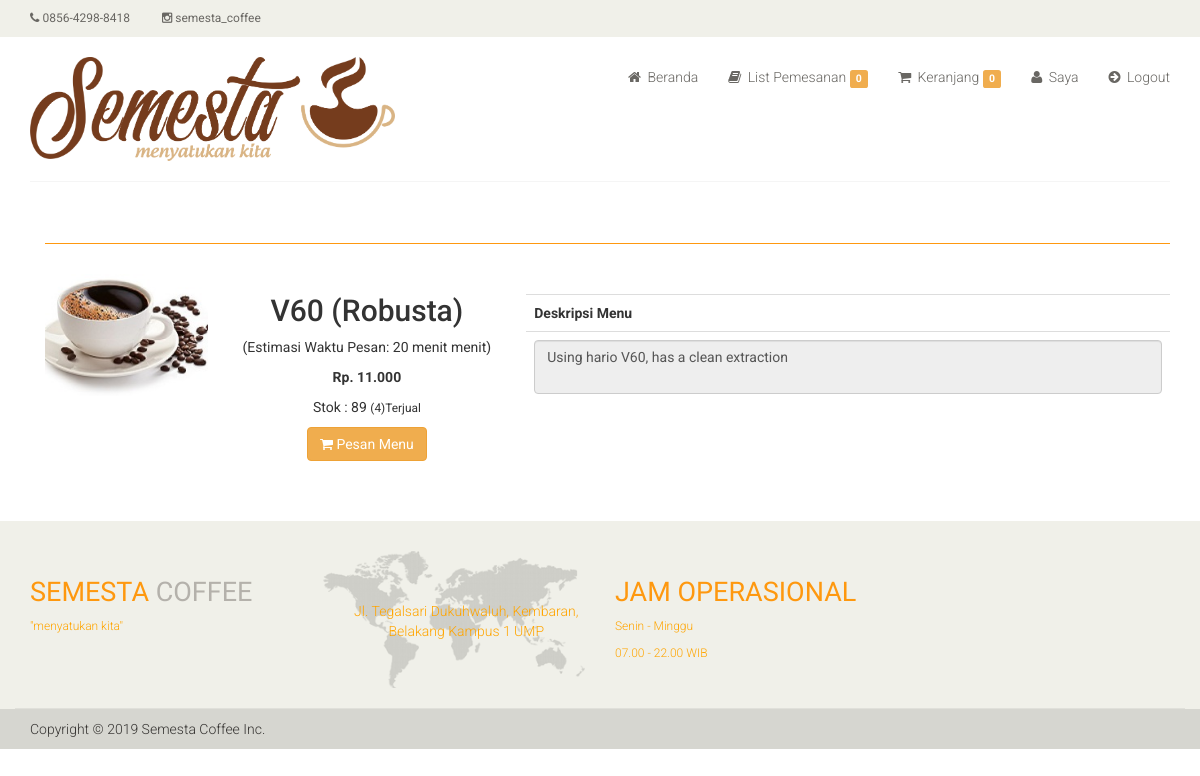
Screenshot of /ee11cbb19052e40b07aac0ca060c23ee/index.php?i=detail-barang&id=9 (signed in) with the database file from the repository.
### tables this page shows
CREATE TABLE `m_barang` (
  `brg_id` int(11) NOT NULL AUTO_INCREMENT,
  `judul` varchar(100) NOT NULL,
  `estimasi_menu` varchar(255) NOT NULL,
  `penerbit_id` int(11) DEFAULT NULL,
  `thn_terbit` varchar(100) DEFAULT NULL,
  `kota_terbit` varchar(100) DEFAULT NULL,
  `stok` int(11) NOT NULL,
  `jenis_id` int(11) DEFAULT NULL,
  `kategori_id` int(11) NOT NULL,
  `kategoriacc_id` int(11) DEFAULT NULL,
  `penulis_id` int(11) DEFAULT NULL,
  `harga_beli` int(11) NOT NULL,
  `harga_jual` int(11) NOT NULL,
  `jml_terjual` int(11) NOT NULL,
  `diskon` double(8,2) NOT NULL,
  `berat` double(8,2) DEFAULT NULL,
  `jml_halaman` int(11) DEFAULT NULL,
  `image` varchar(100) NOT NULL,
  `deskripsi` varchar(1000) NOT NULL,
  PRIMARY KEY (`brg_id`)
);

### ee11cbb19052e40b07aac0ca060c23ee/dtl_barang.php (the view, shortened to what this page needs)
<section>
	<div class="container">
		<div class="row">
			<?php
			$sbuku = mysqli_query($koneksi, "SELECT * FROM m_barang a
								  			 LEFT OUTER JOIN l_kategori b on a.kategori_id = b.kategori_id
								  			 LEFT OUTER JOIN l_penerbit c on a.penerbit_id = c.penerbit_id
								  			 LEFT OUTER JOIN l_penulis d on a.penulis_id = d.penulis_id
											 WHERE brg_id = '$_GET[id]'");
			$hbuku = mysqli_fetch_array($sbuku);
			?>
			<div class="col-sm-12 padding-right">
				<div class="category-tab">
					<div class="col-sm-12">
						<ul class="nav nav-tabs">
						</ul>
					</div>
					<div class="tab-content">
						<div class="tab-pane fade active in">
							<div class="col-sm-2">
								<div class="">
									<div class="single-products">
										<div class="productinfo text-right">
											<img class="img img-responsive" src="../<?php echo md5('admin') ?>/dist/img/buku/<?php echo $hbuku['image'] ?>" style="align-content: center;" />
										</div>
									</div>
								</div>
							</div>
							<div class="col-sm-3">
								<div class="">
									<div class="single-products">
										<div class="text-center">
											<h2><?php echo $hbuku['judul'] ?></h2>
											<p>(Estimasi Waktu Pesan: <?php echo $hbuku['estimasi_menu'] ?> menit)</p>
											<?php
											$diskon = $hbuku['diskon'] / 100;
											if ($diskon > 0) {
												$harga = $hbuku['harga_jual'] * $diskon;
												$hrg = $hbuku['harga_jual'] - $harga;
												?>
												<font style="color:red"><b>Rp. <strike><?php echo number_format($hbuku['harga_jual'], 0, ",", ".") ?></strike></b></font>
												<font>&nbsp;&nbsp;</font>
												<font><b> Rp. <?php echo number_format($hrg, 0, ",", ".") ?></b></font>
												<p></p>
											<?php
											} else {
												?>
												<p><b>Rp. <?php echo number_format($hbuku['harga_jual'], 0, ",", ".") ?></b></p>
											<?php
											}
											?>
											<p>Stok : <?php echo $hbuku['stok'] ?> <small>(<?php echo $hbuku['jml_terjual'] ?>)Terjual</small></p>
											<a href="?i=<?php echo md5('beli') ?>&idbrg=<?php echo $hbuku['brg_id'] ?>" class="btn btn-warning" <?php if ($hbuku['stok'] == 0) {
																																					echo "disabled";
																																				} else {
																																					echo "";
																																				} ?>><i class="fa fa-shopping-cart"></i>
												<?php if ($hbuku['stok'] == 0) {
													echo "Menu Habis";
												} else {
													echo "Pesan Menu";
												} ?> </a>
										</div><br />
									</div>
								</div>
							</div>
							<div class="col-sm-7">
								<div class="">
									<div class="single-products">
										<div class="table-responsive">
											<table class="table">
												<tr>
													<th>Deskripsi Menu</th>
												</tr>
												<tr>
													<td>
														<textarea class="form-control" readonly><?php echo $hbuku['deskripsi'] ?></textarea>
													</td>
												</tr>
											</table>
										</div>
									</div>
								</div>
							</div>
						</div>
					</div>
				</div>
			</div>
		</div>
	</div>
</section><br /><br />

### css/main.css (style rules this page uses)
body { font-family: 'Roboto', sans-serif; background:; position: relative; font-weight:400px; }
a { -webkit-transition: 300ms; -moz-transition: 300ms; -o-transition: 300ms; transition: 300ms; }
h1, h2, h3, h4, h5, h6 { font-family: 'Roboto', sans-serif; }
.padding-right { padding-right: 0; }
.single-products { position: relative; }
.productinfo img { width: 100%; }
.productinfo { position:relative; }
.category-tab { overflow: hidden; }
.category-tab ul { background: #40403E; border-bottom: 1px solid #FE980F; list-style: none outside none; margin: 0 0 30px; padding: 0; width: 100%; }
.user_info input, select, textarea { background: #F0F0E9; border:0; color: #696763; padding: 5px; width: 100%; border-radius: 0; resize: none }

### rows the page displays
m_barang: image (picture), judul "V60 (Robusta)", estimasi_menu "20 menit", harga_jual "11.000", stok "89", jml_terjual "4", deskripsi "Using hario V60, has a clean extraction"

### other values shown
$nker1 "0"
$nker "0"
